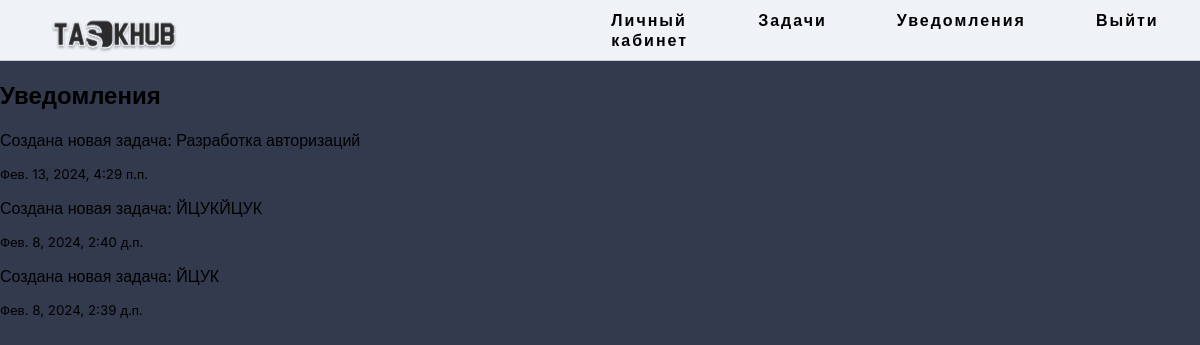
Page /notifications/ (signed in) on the committed database.
### task/models.py (models this page shows, shortened)
class Notification(models.Model):
    user = models.ForeignKey(Manager, on_delete=models.CASCADE)
    message = models.TextField()
    is_read = models.BooleanField(default=False)
    timestamp = models.DateTimeField(auto_now_add=True)

### task/views.py (the view)
# urls.py: path('notifications/', views.notifications, name='notifications'),
@login_required
def notifications(request):
    user_notifications = Notification.objects.filter(user=request.user).order_by('-timestamp')
    user_notifications.update(is_read=True)
    return render(request, 'task/notifications.html', {'notifications': user_notifications})

### task/templates/task/notifications.html (shortened to what this page needs)
{% extends 'task/base.html' %}
{% block content %}
    <h2>Уведомления</h2>
    {% for notification in notifications %}
        <div class="{% if notification.is_read %}read{% else %}unread{% endif %}">
            <p>{{ notification.message }}</p>
            <small>{{ notification.timestamp }}</small>
        </div>
    {% endfor %}
{% endblock %}

### task/static/task/css/styles2.css (style rules this page uses)
body { margin: 0; padding: 0; background-color: #333A4D; height: 100vh; font-family: 'Inter', sans-serif; }

### rows in the picture
Notification: message "Создана новая задача: Разработка авторизаций", timestamp "Фев. 13, 2024, 4:29 п.п."
Notification: message "Создана новая задача: ЙЦУКЙЦУК", timestamp "Фев. 8, 2024, 2:40 д.п."
Notification: message "Создана новая задача: ЙЦУК", timestamp "Фев. 8, 2024, 2:39 д.п."
